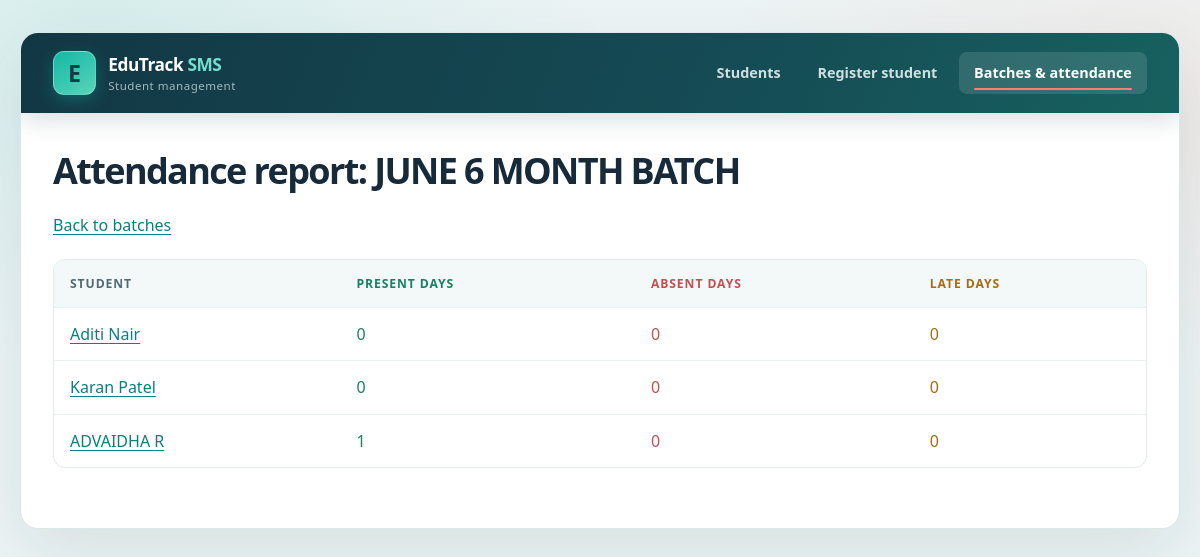
/batches/4/attendance/report/, run on the app's committed database.
### sms/models.py (models this page shows, shortened)
class Batch(models.Model):
    name = models.CharField(max_length=100)
    start_date = models.DateField()

class Student(models.Model):
    first_name = models.CharField(max_length=100)
    last_name = models.CharField(max_length=100)
    email = models.EmailField()
    phone_number = models.CharField(max_length=20)
    batch = models.ForeignKey(Batch, on_delete=models.CASCADE, related_name='students')
    courses = models.ManyToManyField(Course, related_name='students', blank=True)

### sms/views.py (the view)
def attendance_report(request, batch_id):
    batch = get_object_or_404(Batch, pk=batch_id)
    students = Student.objects.filter(batch=batch).order_by(
        'last_name', 'first_name', 'pk'
    )
    summaries = {
        student.pk: {
            'student': student,
            'present': 0,
            'absent': 0,
            'late': 0,
        }
        for student in students
    }
    attendance_counts = (
        Attendance.objects.filter(student__batch=batch)
        .values('student_id', 'status')
        .annotate(total=Count('pk'))
    )
    for attendance_count in attendance_counts:
        status = attendance_count['status'].lower()
        summaries[attendance_count['student_id']][status] = attendance_count['total']
    return render(
        request,
        'sms/attendance_report.html',
        {'batch': batch, 'attendance_summary': list(summaries.values())},
    )

### sms/templates/sms/attendance_report.html (shortened to what this page needs)
{% load static %}
<!doctype html>
<html lang="en">
<head>
    <link rel="stylesheet" href="{% static 'sms/styles.css' %}?v=3">
</head>
<body>
    <main class="container">
        {% include 'sms/navbar.html' %}
        <h1>Attendance report: {{ batch.name }}</h1>
        <p><a href="{% url 'sms:batch_list' %}">Back to batches</a></p>
        <div class="table-wrap">
            <table>
                <thead>
                    <tr>
                        <th>Student</th>
                        <th class="status-present">Present days</th>
                        <th class="status-absent">Absent days</th>
                        <th class="status-late">Late days</th>
                    </tr>
                </thead>
                <tbody>
                    {% for summary in attendance_summary %}
                        <tr>
                            <td>
                                <a href="{% url 'sms:student_attendance_report' summary.student.id %}">
                                    {{ summary.student.first_name }} {{ summary.student.last_name }}
                                </a>
                            </td>
                            <td class="status-present">{{ summary.present }}</td>
                            <td class="status-absent">{{ summary.absent }}</td>
                            <td class="status-late">{{ summary.late }}</td>
                        </tr>
                    {% empty %}
                        <tr>
                            <td colspan="4">No students in this batch yet.</td>
                        </tr>
                    {% endfor %}
                </tbody>
            </table>
        </div>
    </main>
</body>
</html>

### sms/static/sms/styles.css (style rules this page uses)
:root { color-scheme: light; font-family: "Segoe UI", "Helvetica Neue", Arial, sans-serif; color: #172a3a; background: #edf4f5; font-synthesis: none; text-rendering: optimizeLegibility; --ink: #172a3a; --muted: #6b7d8c; --teal: #087f82; --teal-bright: #13b8a6; --coral: #ff8066; --line: #e2eaec; --surface: #ffffff; --shadow: 0 24px 70px rgb(23 54 68 / 10%); }
* { box-sizing: border-box; }
body { min-height: 100vh; margin: 0; padding: 2rem 1.25rem; background: radial-gradient(ellipse at 8% 0%, rgb(19 184 166 / 10%), transparent 32rem), radial-gradient(ellipse at 95% 15%, rgb(255 128 102 / 9%), transparent 28rem), #edf4f5; }
.container { max-width: 1160px; margin: 0 auto; padding: 0 2rem 2.5rem; overflow: hidden; background: var(--surface); border: 1px solid rgb(213 228 230 / 85%); border-radius: 18px; box-shadow: var(--shadow); animation: page-enter 500ms ease-out both; }
h1 { margin: 0 0 1.25rem; color: var(--ink); font-size: clamp(1.7rem, 3vw, 2.25rem); letter-spacing: -0.045em; line-height: 1.2; }
p { line-height: 1.65; }
a { color: var(--teal); text-decoration-thickness: 1px; text-underline-offset: 3px; transition: color 160ms ease; }
.table-wrap { overflow-x: auto; margin: 1.25rem 0; border: 1px solid var(--line); border-radius: 12px; background: #fff; }
table { width: 100%; margin: 0; border-collapse: separate; border-spacing: 0; text-align: left; }
th, td { padding: 0.95rem 1rem; border-bottom: 1px solid #eaf0f1; text-align: left; vertical-align: middle; }
th { background: #f3f8f8; color: #526a76; font-size: 0.76rem; font-weight: 750; letter-spacing: 0.075em; text-transform: uppercase; }
tbody tr { transition: background 160ms ease; }
tbody tr:last-child td { border-bottom: 0; }
tbody tr:not(:first-child) { animation: row-enter 320ms ease-out both; }
tbody tr:nth-child(2) { animation-delay: 35ms; }
tbody tr:nth-child(3) { animation-delay: 70ms; }
.status-present { color: #16835d; }
.status-absent { color: #c34f50; }
.status-late { color: #a76b16; }

### data on the page
Batch: name "JUNE 6 MONTH BATCH"
Student: student.first_name "Aditi", student.last_name "Nair", present "0", absent "0", late "0"
Student: student.first_name "Karan", student.last_name "Patel", present "0", absent "0", late "0"
Student: student.first_name "ADVAIDHA", student.last_name "R", present "1", absent "0", late "0"
